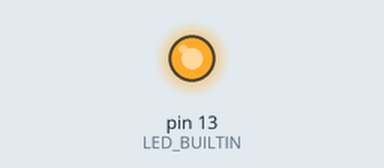
This sketch was run on a simulated Arduino Uno, built with avr-gcc and run on an emulated ATmega328P. Shown: output pins drawn as LEDs (lit = HIGH).

Above: at 0.15 s.
At 8.3 s:
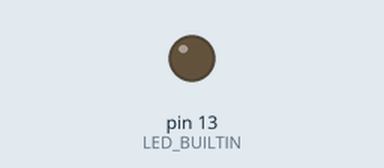
Timing chart, 0 to 14.3 s (numbered marks = the images above):
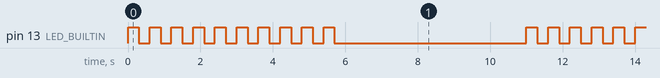

The sketch:

K04_7_do_while_Schleife.ino
```cpp
void setup() {
  pinMode(LED_BUILTIN, OUTPUT);
}

void loop() {
  byte Zaehler = 1;
  do {
    digitalWrite(LED_BUILTIN, HIGH);
    delay(300);
    digitalWrite(LED_BUILTIN, LOW);
    delay(300);
  } while(Zaehler++ <= 9);
  delay(5000);
}
```

Measured:
- by itself, pin 13 (LED_BUILTIN): repeats every 11.0 s: 9 × (LOW 0.30 s, HIGH 0.30 s), LOW 5.3 s, HIGH 0.30 s
- by itself, everything shown: repeats every 11.0 s, in 20 steps
